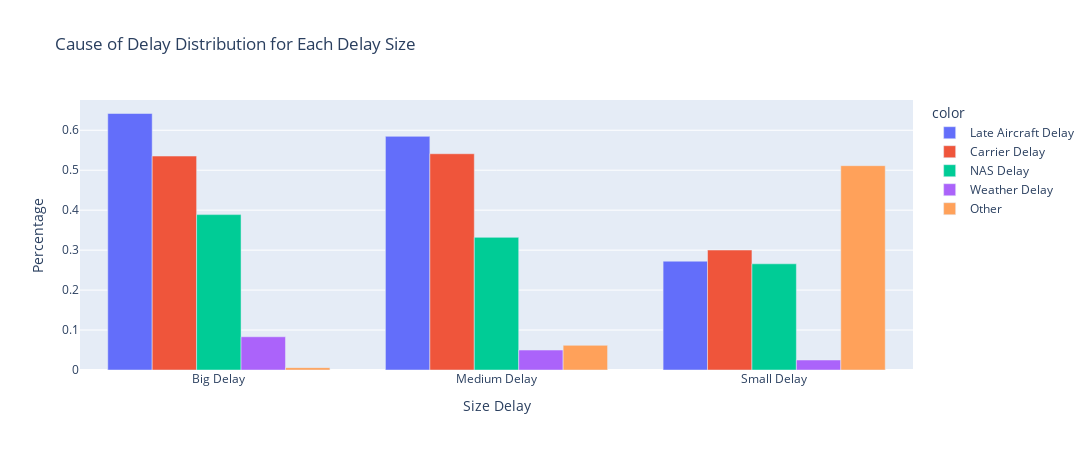

Notebook source saved alongside this figure:
### Code cell
df_prov = pd.concat([lateaircraft_df, carrier_df, nas_df, weather_df, other_df])

df_prov.loc[df_prov.SIZE_DELAY=='BIG_DELAY', 'SIZE_DELAY'] = 'Big Delay'
df_prov.loc[df_prov.SIZE_DELAY=='MEDIUM_DELAY', 'SIZE_DELAY'] = 'Medium Delay'
df_prov.loc[df_prov.SIZE_DELAY=='SMALL_DELAY', 'SIZE_DELAY'] = 'Small Delay'

df_prov = df_prov.rename(columns={'SIZE_DELAY':'Size Delay'})

# plot

fig = px.bar(df_prov, x="Size Delay", 
            color=df_prov["Delay Cause"].map({"CARRIER_DELAY_PERC":"Carrier Delay","LATEAIRCRAFT_DELAY_PERC":"Late Aircraft Delay", \
                "NAS_DELAY_PERC":"NAS Delay", "WEATHER_DELAY_PERC":"Weather Delay", 'OTHER_DELAY_PERC':'Other'}),
            y='Percentage',
            title="Cause of Delay Distribution for Each Delay Size",
            barmode='group',
            height=450, width=1100,
            category_orders={'SIZE_DELAY': df_prov.sort_values(by='Size Delay', ascending=False)["Size Delay"]}
            )

fig.show()

# fig.update_layout({
# 'plot_bgcolor': 'rgba(0, 0, 0, 0)',
# 'paper_bgcolor': 'rgba(0, 0, 0, 0)',
# })

### Figure 1 — Plotly figure (JSON) as saved in the notebook; plotly's stock layout.template omitted (floating-point values rounded to 4 significant figures)
{"data": [{"alignmentgroup": "True", "hovertemplate": "color=Late Aircraft Delay<br>Size Delay=%{x}<br>Percentage=%{y}<extra></extra>", "legendgroup": "Late Aircraft Delay", "marker": {"color": "#636efa", "pattern": {"shape": ""}}, "name": "Late Aircraft Delay", "offsetgroup": "Late Aircraft Delay", "orientation": "v", "showlegend": true, "textposition": "auto", "type": "bar", "x": ["Big Delay", "Medium Delay", "Small Delay"], "xaxis": "x", "y": [0.6419, 0.5847, 0.2723], "yaxis": "y"}, {"alignmentgroup": "True", "hovertemplate": "color=Carrier Delay<br>Size Delay=%{x}<br>Percentage=%{y}<extra></extra>", "legendgroup": "Carrier Delay", "marker": {"color": "#EF553B", "pattern": {"shape": ""}}, "name": "Carrier Delay", "offsetgroup": "Carrier Delay", "orientation": "v", "showlegend": true, "textposition": "auto", "type": "bar", "x": ["Big Delay", "Medium Delay", "Small Delay"], "xaxis": "x", "y": [0.5354, 0.5412, 0.3002], "yaxis": "y"}, {"alignmentgroup": "True", "hovertemplate": "color=NAS Delay<br>Size Delay=%{x}<br>Percentage=%{y}<extra></extra>", "legendgroup": "NAS Delay", "marker": {"color": "#00cc96", "pattern": {"shape": ""}}, "name": "NAS Delay", "offsetgroup": "NAS Delay", "orientation": "v", "showlegend": true, "textposition": "auto", "type": "bar", "x": ["Big Delay", "Medium Delay", "Small Delay"], "xaxis": "x", "y": [0.3889, 0.332, 0.2658], "yaxis": "y"}, {"alignmentgroup": "True", "hovertemplate": "color=Weather Delay<br>Size Delay=%{x}<br>Percentage=%{y}<extra></extra>", "legendgroup": "Weather Delay", "marker": {"color": "#ab63fa", "pattern": {"shape": ""}}, "name": "Weather Delay", "offsetgroup": "Weather Delay", "orientation": "v", "showlegend": true, "textposition": "auto", "type": "bar", "x": ["Big Delay", "Medium Delay", "Small Delay"], "xaxis": "x", "y": [0.08313, 0.04993, 0.025], "yaxis": "y"}, {"alignmentgroup": "True", "hovertemplate": "color=Other<br>Size Delay=%{x}<br>Percentage=%{y}<extra></extra>", "legendgroup": "Other", "marker": {"color": "#FFA15A", "pattern": {"shape": ""}}, "name": "Other", "offsetgroup": "Other", "orientation": "v", "showlegend": true, "textposition": "auto", "type": "bar", "x": ["Big Delay", "Medium Delay", "Small Delay"], "xaxis": "x", "y": [0.005874, 0.0617, 0.5113], "yaxis": "y"}], "layout": {"barmode": "group", "height": 450, "legend": {"title": {"text": "color"}, "tracegroupgap": 0}, "title": {"text": "Cause of Delay Distribution for Each Delay Size"}, "width": 1100, "xaxis": {"anchor": "y", "domain": [0, 1], "title": {"text": "Size Delay"}}, "yaxis": {"anchor": "x", "domain": [0, 1], "title": {"text": "Percentage"}}}}
